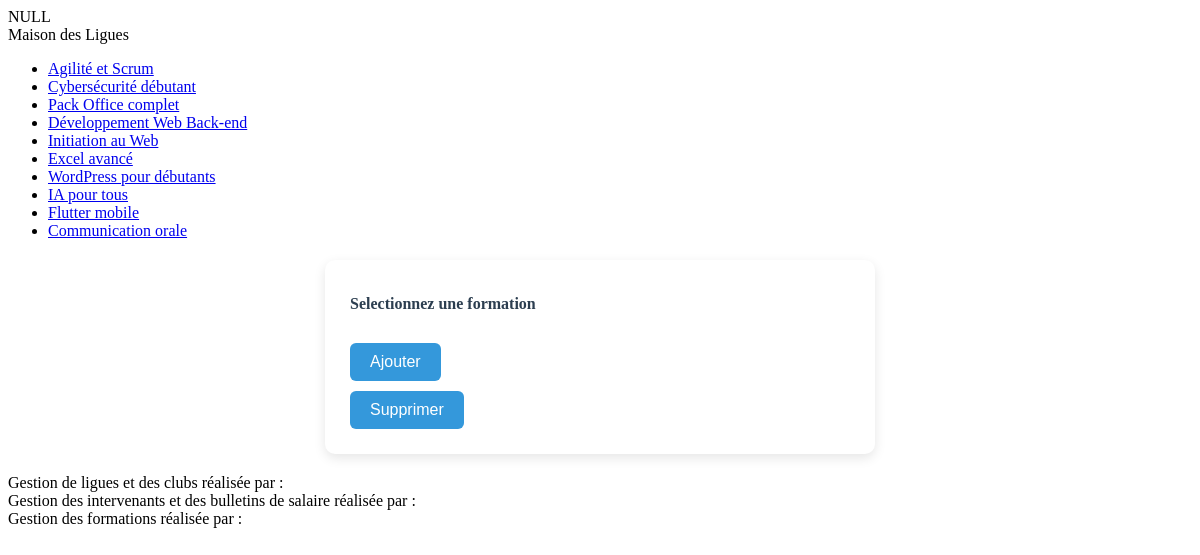
The page /controleur/controleurFormationsModif.php on the database its author committed.
### tables this page shows
CREATE TABLE IF NOT EXISTS `formation` (
  `idForma` smallint(6) NOT NULL AUTO_INCREMENT,
  `descriptif` varchar(50) DEFAULT NULL,
  `duree` smallint(6) DEFAULT NULL,
  `intitule` varchar(50) DEFAULT NULL,
  `dateOuverture` date DEFAULT NULL,
  `dateFermeture` date DEFAULT NULL,
  `effectifMax` int(11) DEFAULT NULL,
  PRIMARY KEY (`idForma`)
);

### controleur/controleurFormationsModif.php (called while the page is built, shortened)
<?php
    $listeFormations = FormationDAO::listeFormation();
    $formationActive = FormationDAO::getFormationById($_SESSION['menuFormation']);
    var_dump($formationActive[0]);
    $menuFormation = new Menu('menuFormation');
    foreach($listeFormations as $formation){
        $idForma = $formation['idForma'];
        $menuFormation->ajouterComposant($menuFormation->creerItemLien($idForma, $formation['intitule'] ));
    }
    if($formation['idForma'] != "-1"){
        $menuFormation = $menuFormation->creerMenu($formationActive, 'menuFormation');
    }
    require_once 'vue/vueFormationsModif.php';
?>

### modele/dao/dBConnex.php (called while the page is built, shortened)
<?php
class DBConnex extends PDO{
    private static $instance;
    public static function getInstance(){
        if ( !self::$instance ){
            self::$instance = new DBConnex();
        }
        return self::$instance;
    }
}

### modele/dao/formationDAO.php (called while the page is built, shortened)
<?php
class FormationDAO{
    public static function listeFormation(){
        $requetePrepa = DBConnex::getInstance()->prepare("SELECT * FROM FORMATION;");
        $requetePrepa->execute();
        $liste = $requetePrepa->fetchAll(PDO::FETCH_ASSOC);
        return $liste;
    }
}

### lib/menu.php (the view, shortened to what this page needs)
<?php
class Menu{
	private $style;
	private $composants = [];
	public function __construct($unStyle){
		$this->style = $unStyle;
	}
	public function ajouterComposant($unComposant){
		$this->composants[] = $unComposant;
	}
	public function creerMenu($composantActif,$nomMenu){
		$menu = "<ul class = '" .  $this->style . "'>";
		foreach($this->composants as $composant){
			if($composant[0] == $composantActif){
				$menu .= "<li class='actif'>";
				$menu .=  "<span>" . $composant[1] ."</span>";
			}
			else{
				$menu .= "<li>";
				$menu .= "<a href='index.php?" . $nomMenu ;
				$menu .= "=" . $composant[0] . "' >";
				$menu .= "<span>" . $composant[1] ."</span>";
				$menu .= "</a>";
			}
			$menu .= "</li>";
		}
		$menu .= "</ul>";
		$this->menu_toString = $menu;
		return $this->menu_toString;
	}
}

### rows shown on the page
formation: intitule "Agilité et Scrum"
formation: intitule "Cybersécurité débutant"
formation: intitule "Pack Office complet"
formation: intitule "Développement Web Back-end"
formation: intitule "Initiation au Web"
formation: intitule "Excel avancé"
formation: intitule "WordPress pour débutants"
formation: intitule "IA pour tous"
formation: intitule "Flutter mobile"
formation: intitule "Communication orale"

### other values the page prints
$unLabel "Selectionnez une formation"
